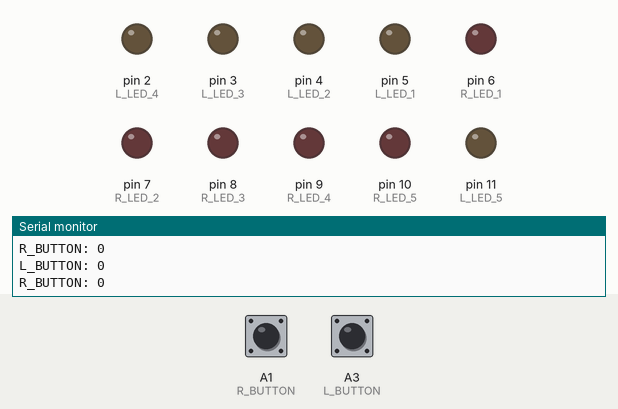
Simulated run of this sketch. Board: Arduino Uno, built with avr-gcc and run on an emulated ATmega328P. Parts: output pins drawn as LEDs (lit = HIGH), the last lines printed to the serial monitor. Dashed ring = blinking. The test bench sets the inputs (shaded band); at power-on: A1 (R_BUTTON) LOW, A3 (L_BUTTON) LOW.

Above: at 1.2 s.
1.3 s: A1 (R_BUTTON) pulled HIGH for 0.15 s
At 1.45 s:
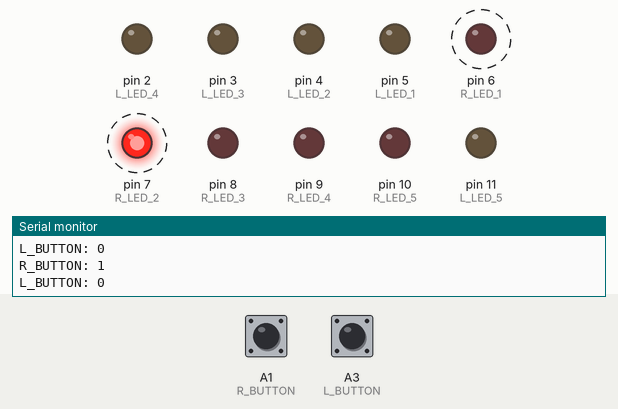
4.3 s: A3 (L_BUTTON) pulled HIGH for 0.15 s
At 4.45 s:
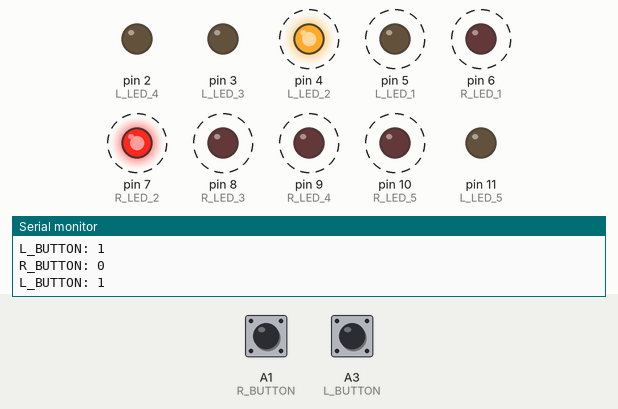
7.3 s: A1 (R_BUTTON) pulled HIGH for 1 s
At 7.32 s:
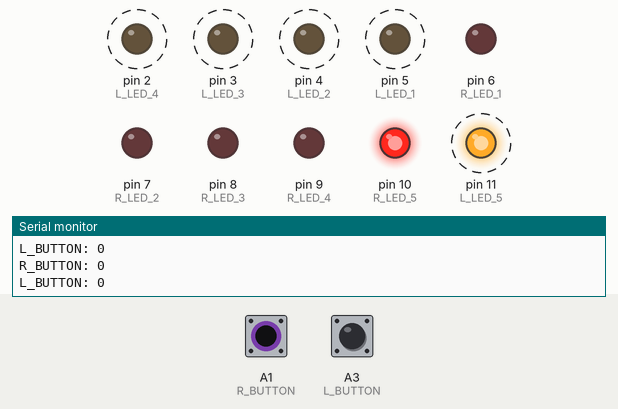
10.3 s: A1 (R_BUTTON) pulled HIGH for 3.2 s
At 10.51 s:
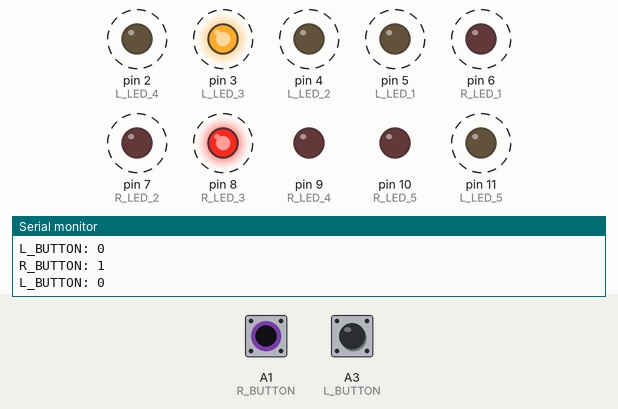
16.5 s: A3 (L_BUTTON) pulled HIGH for 1 s
At 16.51 s:
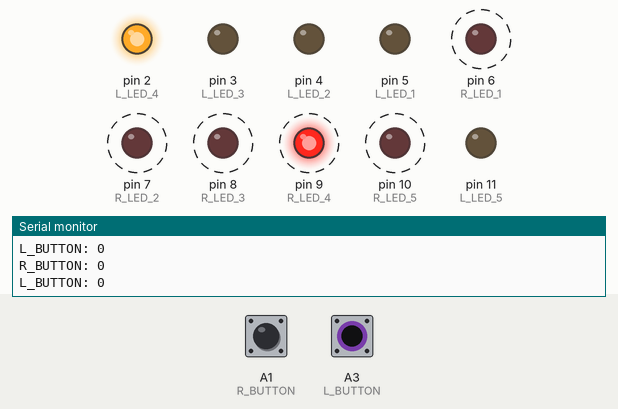
Timing chart, 0 to 20.5 s (numbered marks = the images above; inputs shaded):
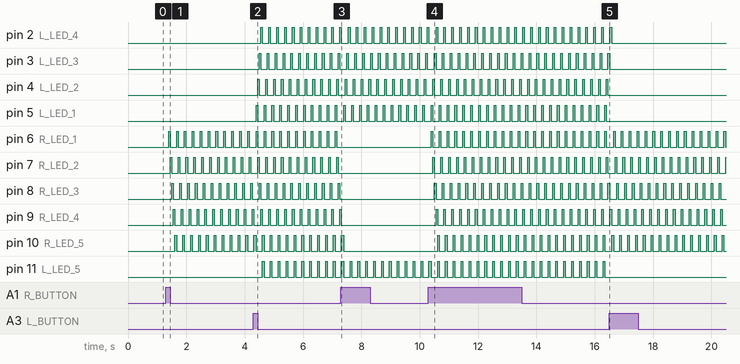

Measured:
- after the input at 1.3 s, pin 6 (R_LED_1): alternates HIGH for 0.05 s and LOW for 0.22 s, starting after 0.09 s; pin 7 (R_LED_2): alternates HIGH for 0.05 s and LOW for 0.22 s, starting after 0.15 s
- after the input at 4.3 s, pin 2 (L_LED_4): alternates HIGH for 0.05 s and LOW for 0.22 s, starting after 0.26 s; pin 3 (L_LED_3): alternates HIGH for 0.05 s and LOW for 0.22 s, starting after 0.20 s
- after the input at 7.3 s, pin 6 (R_LED_1), pin 7 (R_LED_2), pin 8 (R_LED_3): stops changing and stays LOW; pin 9 (R_LED_4): goes on until 7.3 s, then stays LOW; pin 10 (R_LED_5): goes on until 7.4 s, then stays LOW
- after the input at 10.3 s, pin 6 (R_LED_1): alternates HIGH for 0.05 s and LOW for 0.22 s, starting after 0.09 s; pin 7 (R_LED_2): alternates HIGH for 0.05 s and LOW for 0.22 s, starting after 0.15 s
- after the input at 16.5 s, pin 2 (L_LED_4): goes on until 16.6 s, then stays LOW; pin 3 (L_LED_3): goes on until 16.5 s, then stays LOW; pin 4 (L_LED_2), pin 5 (L_LED_1), pin 11 (L_LED_5): stops changing and stays LOW

The sketch:

8-optimized.ino
```cpp
//
// Pin Numbers
//

// Right LEDs
#define R_LED_1 6
#define R_LED_2 7
#define R_LED_3 8
#define R_LED_4 9
#define R_LED_5 10

// Left LEDs
#define L_LED_1 5
#define L_LED_2 4
#define L_LED_3 3
#define L_LED_4 2
#define L_LED_5 11

// Buttons
#define R_BUTTON A1
#define L_BUTTON A3
#define P_BUTTON A2


//
// Variables
//

bool right_indicator_state = false;
bool right_button_previous_state = LOW;

bool left_indicator_state = false;
bool left_button_previous_state = LOW;

long previous_millis_right = 0;
long previous_millis_left = 0;

long interval = 35;

int step_right = 0;
int step_left = 0;


//
// Helper Functions
//

// Animate Right LEDs
void animate_right() {
    long current_millis = millis();

    if(current_millis - previous_millis_right >= interval)
    {
        previous_millis_right = current_millis;

        off_right();

        if (step_right == 0)
        {
            digitalWrite(R_LED_1, HIGH);
        }
        else if (step_right == 1)
        {
            digitalWrite(R_LED_2, HIGH);
        }
        else if(step_right == 2)
        {
            digitalWrite(R_LED_3, HIGH);
        }
        else if(step_right == 3)
        {
            digitalWrite(R_LED_4, HIGH);
        }
        else if(step_right == 4)
        {
            digitalWrite(R_LED_5, HIGH);
        }

        step_right++;
        if (step_right > 4)
        {
            step_right = 0;
        }
    }
}

// Turn Off Right LEDs
void off_right() {
    digitalWrite(R_LED_1, LOW);
    digitalWrite(R_LED_2, LOW);
    digitalWrite(R_LED_3, LOW);
    digitalWrite(R_LED_4, LOW);
    digitalWrite(R_LED_5, LOW);
}

// Animate Left LEDs
void animate_left() {
    long current_millis = millis();

    if(current_millis - previous_millis_left >= interval)
    {
        previous_millis_left = current_millis;

        off_left();

        if (step_left == 0)
        {
            digitalWrite(L_LED_1, HIGH);
        }
        else if (step_left == 1)
        {
            digitalWrite(L_LED_2, HIGH);
        }
        else if(step_left == 2)
        {
            digitalWrite(L_LED_3, HIGH);
        }
        else if(step_left == 3)
        {
            digitalWrite(L_LED_4, HIGH);
        }
        else if(step_left == 4)
        {
            digitalWrite(L_LED_5, HIGH);
        }

        step_left++;

        if(step_left > 4)
        {
            step_left = 0;
        }
    }
}

// Turn Off Left LEDs
void off_left() {
    digitalWrite(L_LED_1, LOW);
    digitalWrite(L_LED_2, LOW);
    digitalWrite(L_LED_3, LOW);
    digitalWrite(L_LED_4, LOW);
    digitalWrite(L_LED_5, LOW);
}


//
// Setup Function
//

void setup() {

    // Begin Serial
    Serial.begin(9600);

    // Mode: Right LEDs
    pinMode(R_LED_1, OUTPUT);
    pinMode(R_LED_2, OUTPUT);
    pinMode(R_LED_3, OUTPUT);
    pinMode(R_LED_4, OUTPUT);
    pinMode(R_LED_5, OUTPUT);

    // Mode: Left LEDs
    pinMode(L_LED_1, OUTPUT);
    pinMode(L_LED_2, OUTPUT);
    pinMode(L_LED_3, OUTPUT);
    pinMode(L_LED_4, OUTPUT);
    pinMode(L_LED_5, OUTPUT);

    // Mode: Buttons
    pinMode(R_BUTTON, INPUT);
    pinMode(L_BUTTON, INPUT);
    pinMode(P_BUTTON, INPUT);

}


//
// Loop Function
//

void loop() {

    // Read Button States
    int right_button_state = digitalRead(R_BUTTON);
    int left_button_state  = digitalRead(L_BUTTON);

    // Log Button States @debug
    Serial.print("R_BUTTON: "); Serial.println(right_button_state);
    Serial.print("L_BUTTON: "); Serial.println(left_button_state);

    // If Right Button Pressed
    if(right_button_state == HIGH && right_button_previous_state == LOW)
    {
        right_indicator_state = !right_indicator_state;
        delay(50);
    }
    right_button_previous_state = right_button_state;

    // If Left Button Pressed
    if(left_button_state == HIGH && left_button_previous_state == LOW)
    {
        left_indicator_state = !left_indicator_state;
        delay(50);
    }
    left_button_previous_state = left_button_state;

    // Animate / Off Right Indicator
    if(right_indicator_state) {
        animate_right();
    }
    else {
        off_right();
    }

    // Animate / Off Left Indicator
    if(left_indicator_state) {
        animate_left();
    }
    else {
        off_left();
    }

}
```
